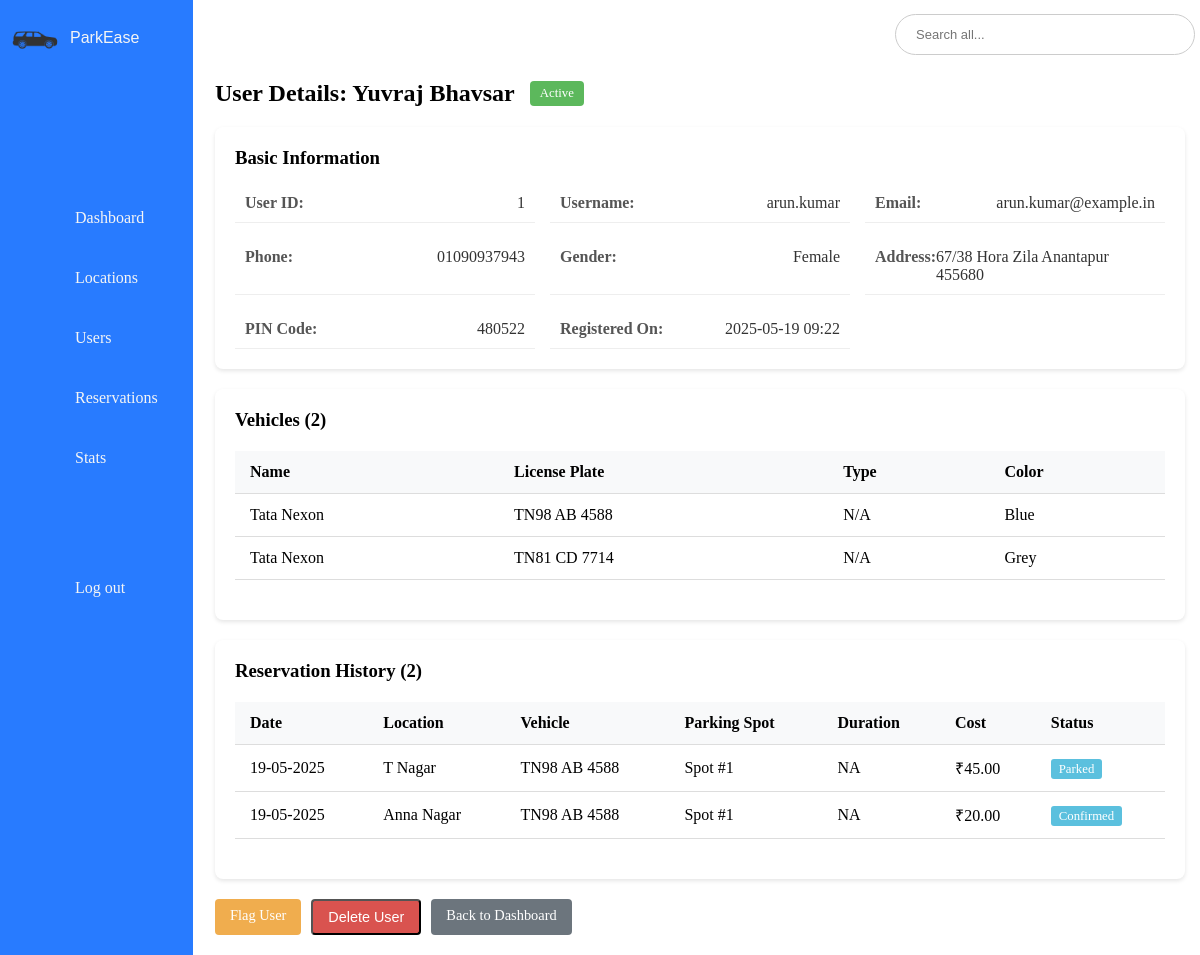
The page /admin/users/view_user/1 on the database as committed earlier.
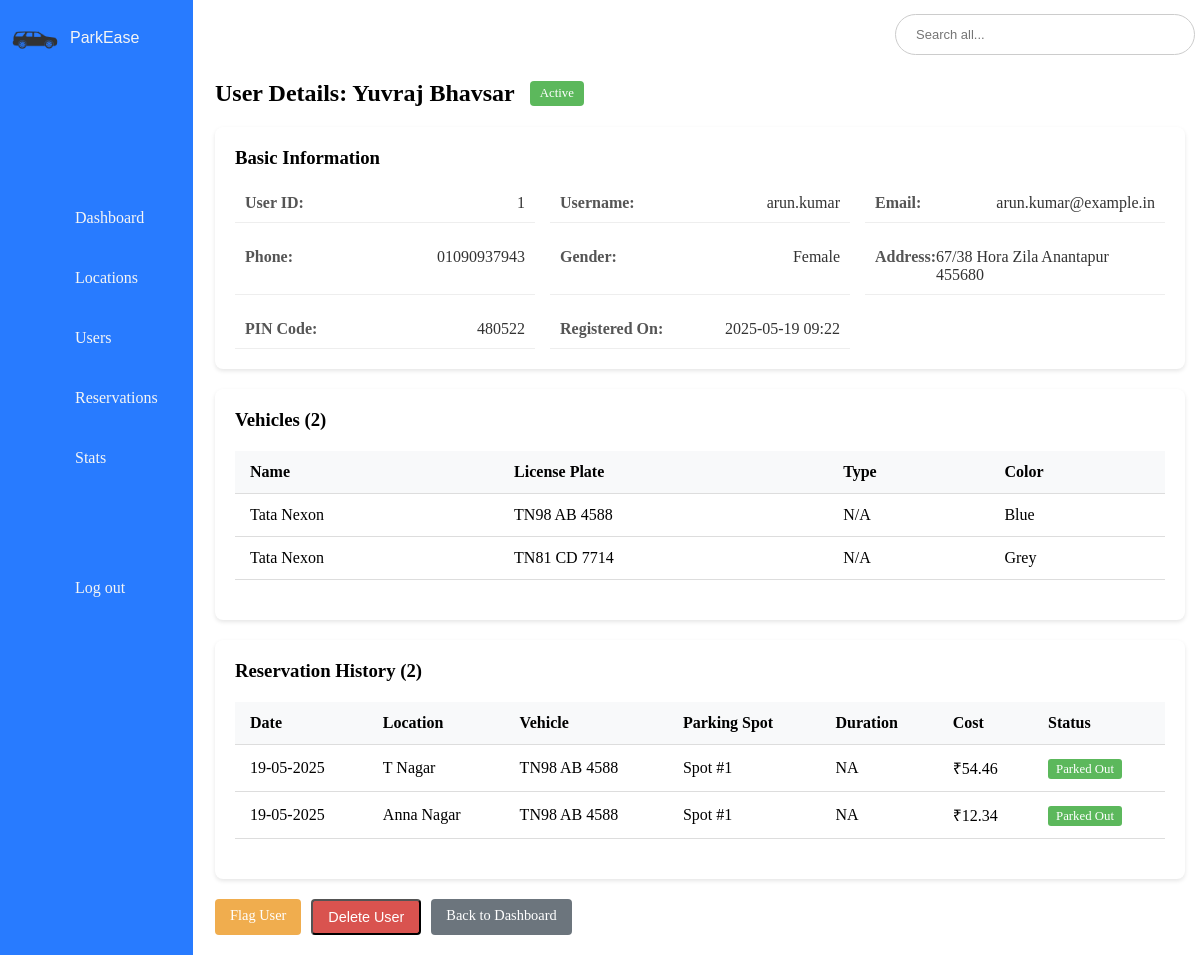
The same page on the database as committed later.
### model.py (models this page shows, shortened)
class Reservation(db.Model):
    id = db.Column(db.Integer, primary_key=True)
    booking_id = db.Column(db.String(50), unique=True, nullable=False)
    booking_timestamp = db.Column(db.DateTime, default=datetime.utcnow)
    lot_id = db.Column(db.Integer, db.ForeignKey('parking_lot.id'), nullable=False)
    spot_id = db.Column(db.Integer, db.ForeignKey('parking_spot.id'))
    user_id = db.Column(db.Integer, db.ForeignKey('user.id'))
    vehicle_id = db.Column(db.Integer, db.ForeignKey('vehicle.id'))
    expected_arrival = db.Column(db.DateTime, nullable=False)
    expected_departure = db.Column(db.DateTime, nullable=False)
    parking_timestamp = db.Column(db.DateTime)
    leaving_timestamp = db.Column(db.DateTime)
    parking_cost = db.Column(db.Float)
    status = db.Column(db.String(20), default='Pending')
    cancellation_reason = db.Column(db.String(200))
    lot = db.relationship('ParkingLot')
    spot = db.relationship('ParkingSpot', backref=db.backref('reservations', lazy='dynamic'))
    user = db.relationship('User')
    vehicle = db.relationship('Vehicle')

class Location(db.Model):
    id = db.Column(db.Integer, primary_key=True)
    name = db.Column(db.String(100), nullable=False)
    address = db.Column(db.String(200), nullable=False)
    pin_code = db.Column(db.String(10))
    parking_lots = db.relationship('ParkingLot', backref='location_ref', lazy=True)

class Vehicle(db.Model):
    id = db.Column(db.Integer, primary_key=True)
    vehicle_name = db.Column(db.String(100))
    vehicle_nickname = db.Column(db.String(100))
    license_plate = db.Column(db.String(20), unique=True, nullable=False)
    vehicle_image = db.Column(db.String)
    color = db.Column(db.String(50))
    user_id = db.Column(db.Integer, db.ForeignKey('user.id'), nullable=False)
    reservations = db.relationship('Reservation', back_populates='vehicle', lazy=True)

class ParkingSpot(db.Model):
    id = db.Column(db.Integer, primary_key=True)
    lot_id = db.Column(db.Integer, db.ForeignKey('parking_lot.id'))
    spot_number = db.Column(db.Integer, nullable=False)
    status = db.Column(db.String(1), default='A')  # A = Available, O = Occupied

### routes/admin_routes.py (the view)
@admin_bp.route('/users/view_user/<int:user_id>')
def user_detail(user_id):
    user = User.query.get_or_404(user_id)
    user.reservations = Reservation.query.filter_by(user_id=user_id).all()
    return render_template('partials/_view_user_details.html', user=user)

### templates/partials/_view_user_details.html (shortened to what the changed rows need)
{% extends 'admin/adash_base.html' %}
{% block custom_styles %}
<link rel="stylesheet" href="{{url_for('static', filename='style/partials/_view_user_details.css' )}}">
{% endblock %}
{% block body %}
{% block content %}
<div class="user-detail-container">
    <div class="user-header">
        <h2>User Details: {{ user.firstname }} {{ user.lastname }}</h2>
    </div>
    <div class="user-detail-sections">
        <section class="detail-section">
            {% if user.vehicles %}
            <div class="table-responsive">
                <table class="vehicles-table">
                    <thead>
                        <tr>
                            <th>Name</th>
                            <th>License Plate</th>
                            <th>Type</th>
                            <th>Color</th>
                        </tr>
                    </thead>
                </table>
            </div>
            {% else %}
            <p class="no-data">No vehicles registered</p>
            {% endif %}
        </section>
        <section class="detail-section">
            {% if user.reservations %}
            <div class="table-responsive">
                <table class="reservations-table">
                    <thead>
                        <tr>
                            <th>Date</th>
                            <th>Location</th>
                            <th>Vehicle</th>
                            <th>Parking Spot</th>
                            <th>Duration</th>
                            <th>Cost</th>
                            <th>Status</th>
                        </tr>
                    </thead>
                    <tbody>
                        {% for reservation in user.reservations %}
                        <tr>
                            <td>{{ reservation.booking_timestamp.strftime('%d-%m-%Y') }}</td>
                            <td>
                                {% if reservation.lot and reservation.lot.location_ref %}
                                {{ reservation.lot.location_ref.name }}
                                {% else %}
                                N/A
                                {% endif %}
                            </td>
                            <td>
                                {% if reservation.vehicle %}
                                {{ reservation.vehicle.license_plate }}
                                {% else %}
                                N/A
                                {% endif %}
                            </td>
                            <td>
                                {% if reservation.spot %}
                                Spot #{{ reservation.spot.spot_number }}
                                {% else %}
                                N/A
                                {% endif %}
                            </td>
                            <td>
                                {% if reservation.status == 'confirmed' %}
                                {{ (reservation.expected_departure - reservation.expected_arrival).seconds // 3600 }}h
                                {% elif reservation.status in ['cancelled', 'rejected'] %}
                                NA
                                {% elif reservation.status == 'parked' %}
                                Currently Parked
                                {% elif reservation.status == 'parked_out' %}
                                {{ (reservation.leaving_timestamp - reservation.parking_timestamp).seconds // 3600 }}h
                                {% else %}
                                NA
                                {% endif %}
                            </td>
                            <td>
                                {% if reservation.parking_cost %}
                                ₹{{ "%.2f"|format(reservation.parking_cost) }}
                                {% else %}
                                Pending
                                {% endif %}
                            </td>
                            <td>
                                <span
                                    class="status-badge {% if reservation.leaving_timestamp %}completed{% else %}active{% endif %}">
                                    {{reservation.status}}
                                </span>
                            </td>
                        </tr>
                        {% endfor %}
                    </tbody>
                </table>
            </div>
            {% else %}
            <p class="no-data">No reservation history</p>
            {% endif %}
        </section>
    </div>
</div>
{% endblock %}
{% endblock %}

Rows that differ between the two databases and show on the page:
changed Reservation "T Nagar": parking_cost "45.00" → "54.46"; status "Parked" → "Parked Out"
changed Reservation "Anna Nagar": parking_cost "20.00" → "12.34"; status "Confirmed" → "Parked Out"
